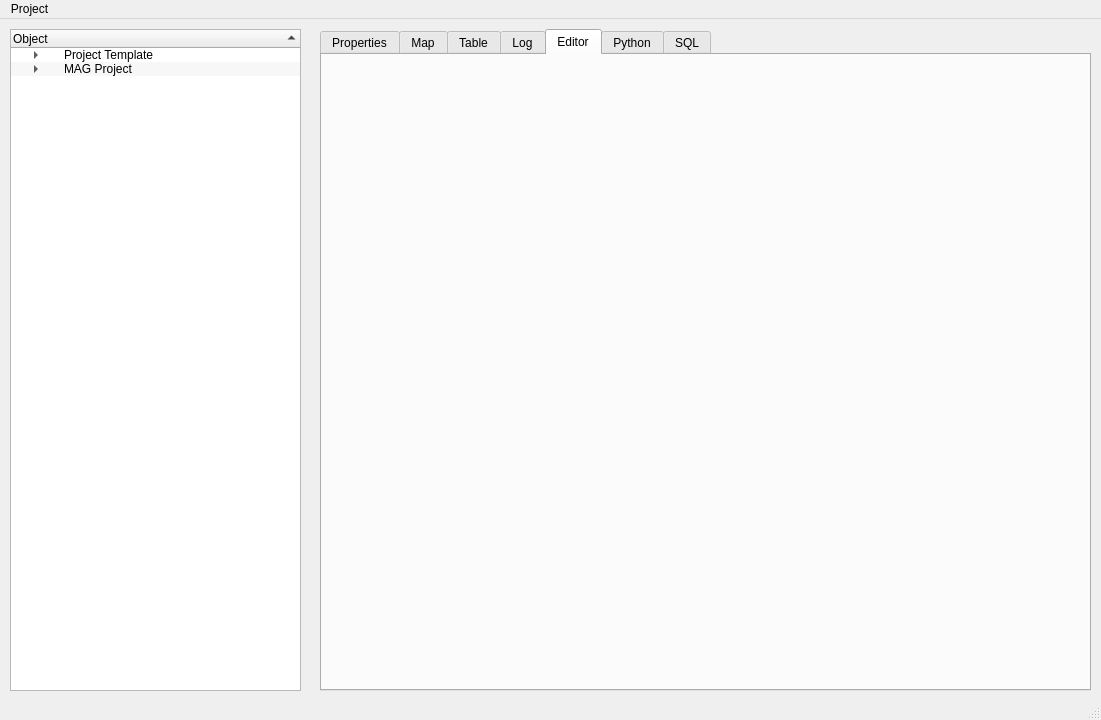
<ui version="4.0" >
 <class>MainWindow</class>
 <widget class="QMainWindow" name="MainWindow" >
  <property name="geometry" >
   <rect>
    <x>0</x>
    <y>0</y>
    <width>1101</width>
    <height>720</height>
   </rect>
  </property>
  <property name="windowTitle" >
   <string>OPUS GUI</string>
  </property>
  <property name="windowIcon" >
   <iconset>../../cuspa/sandbox/travis/installer/logos/urbansim_logo.BMP</iconset>
  </property>
  <widget class="QWidget" name="centralwidget" >
   <widget class="QTabWidget" name="tabWidget" >
    <property name="geometry" >
     <rect>
      <x>320</x>
      <y>10</y>
      <width>771</width>
      <height>662</height>
     </rect>
    </property>
    <property name="sizePolicy" >
     <sizepolicy vsizetype="Expanding" hsizetype="Expanding" >
      <horstretch>1</horstretch>
      <verstretch>1</verstretch>
     </sizepolicy>
    </property>
    <property name="mouseTracking" >
     <bool>true</bool>
    </property>
    <property name="acceptDrops" >
     <bool>true</bool>
    </property>
    <property name="currentIndex" >
     <number>4</number>
    </property>
    <widget class="QWidget" name="Properties" >
     <attribute name="title" >
      <string>Properties</string>
     </attribute>
    </widget>
    <widget class="QWidget" name="Map" >
     <attribute name="title" >
      <string>Map</string>
     </attribute>
    </widget>
    <widget class="QWidget" name="Table" >
     <attribute name="title" >
      <string>Table</string>
     </attribute>
    </widget>
    <widget class="QWidget" name="Log" >
     <attribute name="title" >
      <string>Log</string>
     </attribute>
    </widget>
    <widget class="QWidget" name="Editor" >
     <attribute name="title" >
      <string>Editor</string>
     </attribute>
     <widget class="QsciScintilla" name="textEdit" >
      <property name="geometry" >
       <rect>
        <x>0</x>
        <y>0</y>
        <width>771</width>
        <height>631</height>
       </rect>
      </property>
      <property name="toolTip" >
       <string/>
      </property>
      <property name="whatsThis" >
       <string/>
      </property>
     </widget>
    </widget>
    <widget class="QWidget" name="Python" >
     <attribute name="title" >
      <string>Python</string>
     </attribute>
    </widget>
    <widget class="QWidget" name="SQL" >
     <attribute name="title" >
      <string>SQL</string>
     </attribute>
    </widget>
   </widget>
   <widget class="QTreeWidget" name="treeWidget" >
    <property name="geometry" >
     <rect>
      <x>10</x>
      <y>10</y>
      <width>291</width>
      <height>662</height>
     </rect>
    </property>
    <property name="contextMenuPolicy" >
     <enum>Qt::ActionsContextMenu</enum>
    </property>
    <property name="acceptDrops" >
     <bool>true</bool>
    </property>
    <property name="autoFillBackground" >
     <bool>true</bool>
    </property>
    <property name="midLineWidth" >
     <number>1</number>
    </property>
    <property name="tabKeyNavigation" >
     <bool>true</bool>
    </property>
    <property name="dragEnabled" >
     <bool>true</bool>
    </property>
    <property name="dragDropOverwriteMode" >
     <bool>true</bool>
    </property>
    <property name="dragDropMode" >
     <enum>QAbstractItemView::DragDrop</enum>
    </property>
    <property name="alternatingRowColors" >
     <bool>true</bool>
    </property>
    <property name="selectionMode" >
     <enum>QAbstractItemView::MultiSelection</enum>
    </property>
    <property name="iconSize" >
     <size>
      <width>1</width>
      <height>1</height>
     </size>
    </property>
    <property name="autoExpandDelay" >
     <number>1</number>
    </property>
    <property name="indentation" >
     <number>50</number>
    </property>
    <property name="sortingEnabled" >
     <bool>true</bool>
    </property>
    <property name="animated" >
     <bool>true</bool>
    </property>
    <property name="allColumnsShowFocus" >
     <bool>true</bool>
    </property>
    <property name="columnCount" >
     <number>1</number>
    </property>
    <column>
     <property name="text" >
      <string>Object</string>
     </property>
    </column>
    <item>
     <property name="text" >
      <string>Project Template</string>
     </property>
     <item>
      <property name="text" >
       <string>Scenario</string>
      </property>
     </item>
     <item>
      <property name="text" >
       <string>Model System</string>
      </property>
      <item>
       <property name="text" >
        <string>Parcel Allocation Model System</string>
       </property>
       <item>
        <property name="text" >
         <string>Submodels</string>
        </property>
       </item>
       <item>
        <property name="text" >
         <string>Real Estate Price Model</string>
        </property>
       </item>
       <item>
        <property name="text" >
         <string>Household Transition Model</string>
        </property>
       </item>
       <item>
        <property name="text" >
         <string>Household Location Choice Model</string>
        </property>
       </item>
       <item>
        <property name="text" >
         <string>Employment Transition Model</string>
        </property>
       </item>
       <item>
        <property name="text" >
         <string>Employment Location Choice Model</string>
        </property>
       </item>
       <item>
        <property name="text" >
         <string>Development Project Proposal Model</string>
        </property>
       </item>
       <item>
        <property name="text" >
         <string>Building Construction Model</string>
        </property>
       </item>
      </item>
     </item>
     <item>
      <property name="text" >
       <string>Data</string>
      </property>
      <item>
       <property name="text" >
        <string>Target Geodatabase</string>
       </property>
      </item>
      <item>
       <property name="text" >
        <string>Initial Data</string>
       </property>
       <item>
        <property name="text" >
         <string>Zone to Zone Travel Data</string>
        </property>
       </item>
       <item>
        <property name="text" >
         <string>Real Estate Prices</string>
        </property>
       </item>
       <item>
        <property name="text" >
         <string>Parcels</string>
        </property>
       </item>
       <item>
        <property name="text" >
         <string>Households by Zone by Sector</string>
        </property>
       </item>
       <item>
        <property name="text" >
         <string>Existing Land Use</string>
        </property>
       </item>
       <item>
        <property name="text" >
         <string>Employment by Zone by Sector</string>
        </property>
       </item>
       <item>
        <property name="text" >
         <string>Business Establishments</string>
        </property>
       </item>
       <item>
        <property name="text" >
         <string>Buildings</string>
        </property>
       </item>
      </item>
      <item>
       <property name="text" >
        <string>Data Quality Tests</string>
       </property>
      </item>
     </item>
    </item>
    <item>
     <property name="text" >
      <string>MAG Project</string>
     </property>
     <item>
      <property name="text" >
       <string>Model System</string>
      </property>
      <item>
       <property name="text" >
        <string>New Sub Item</string>
       </property>
      </item>
     </item>
     <item>
      <property name="text" >
       <string>Data</string>
      </property>
     </item>
    </item>
   </widget>
  </widget>
  <widget class="QMenuBar" name="menubar" >
   <property name="geometry" >
    <rect>
     <x>0</x>
     <y>0</y>
     <width>1101</width>
     <height>29</height>
    </rect>
   </property>
   <widget class="QMenu" name="menuProject" >
    <property name="title" >
     <string>Project</string>
    </property>
    <addaction name="actionOpen" />
    <addaction name="actionSave" />
   </widget>
   <addaction name="menuProject" />
  </widget>
  <widget class="QStatusBar" name="statusbar" />
  <action name="actionOpen" >
   <property name="text" >
    <string>Open</string>
   </property>
  </action>
  <action name="actionSave" >
   <property name="text" >
    <string>Save</string>
   </property>
  </action>
 </widget>
 <customwidgets>
  <customwidget>
   <class>QsciScintilla</class>
   <extends>QFrame</extends>
   <header>Qsci/qsciscintilla.h</header>
  </customwidget>
 </customwidgets>
 <resources/>
 <connections/>
</ui>
